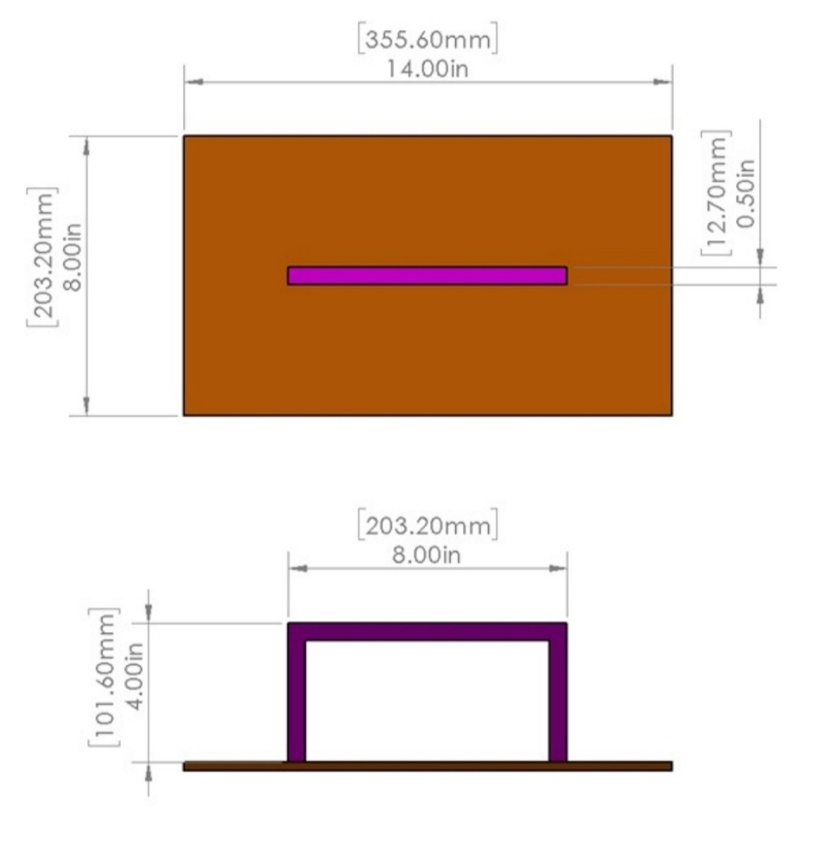
//> input picture sample1.jpg, 826 x 854 px, shrunk from 1056 x 1092 before the run
$ ./main   (built with g++ and OpenCV 4)
//> lines starting //> are read from the running program, lines starting //| are printed output that depends on the picture; after the words box and inside, x2 and y2 are one past the last pixel; in counts of white or black regions, pixels touching at a corner belong together
#include <opencv2/imgcodecs.hpp>
#include <opencv2/highgui.hpp>
#include <opencv2/imgproc.hpp>
#include <iostream>

using namespace cv;
using namespace std;

Mat imgGray, imgBlur, imgCanny, imgDil, imgErode;

void getContours(Mat imgDil, Mat img)
{

   vector<vector<Point>>contours;
   vector<Vec4i>hierarchy;

   findContours(imgDil,contours,hierarchy,RETR_EXTERNAL, CHAIN_APPROX_SIMPLE);


   vector<vector<Point>> conPoly(contours.size());
   vector<Rect> boundRect(contours.size());

   for(int i=0; i<contours.size(); i++)
   {
       int area=contourArea(contours[i]);
       //cout<< area<< endl;


       if(area > 10000)
       {
          float peri = arcLength(contours[i], true);
          approxPolyDP(contours[i],conPoly[i], 0.000007*peri,true);
          drawContours(img,conPoly,i,Scalar(255,0,0),5);
          //cout<< conPoly[i].size()<< endl;

          boundRect[i] = boundingRect(conPoly[i]);

             rectangle(img,boundRect[i].tl(),boundRect[i].br(),Scalar(0, 69, 255),5);

       }


   }
}


int main()
{

    string path ="/home/vidushi/auv_bin/sample1.jpg";
    Mat img = imread (path);
//> img is the input picture: 854 rows x 826 cols, CV_8UC3; mean B, G, R 201.4, 213.7, 232.1


    cvtColor(img,imgGray,COLOR_BGR2GRAY);
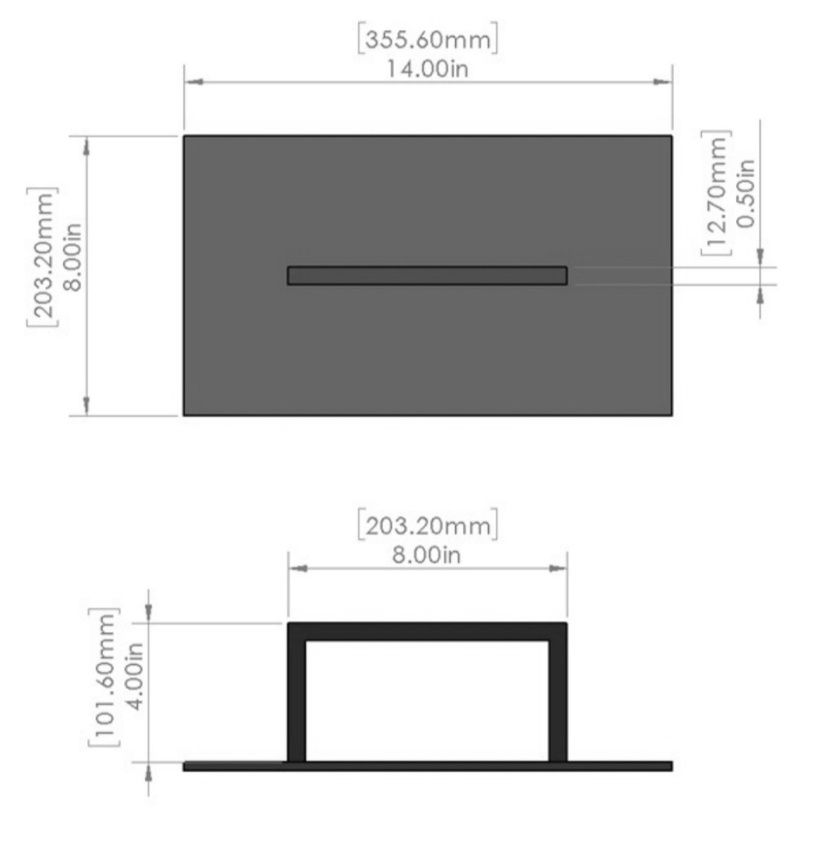
//> imgGray: 854 rows x 826 cols, CV_8UC1; min 4, max 255, mean 217.8
    GaussianBlur(imgGray, imgBlur, Size(3,3), 3,0);
    Canny(imgBlur, imgCanny, 25,75);
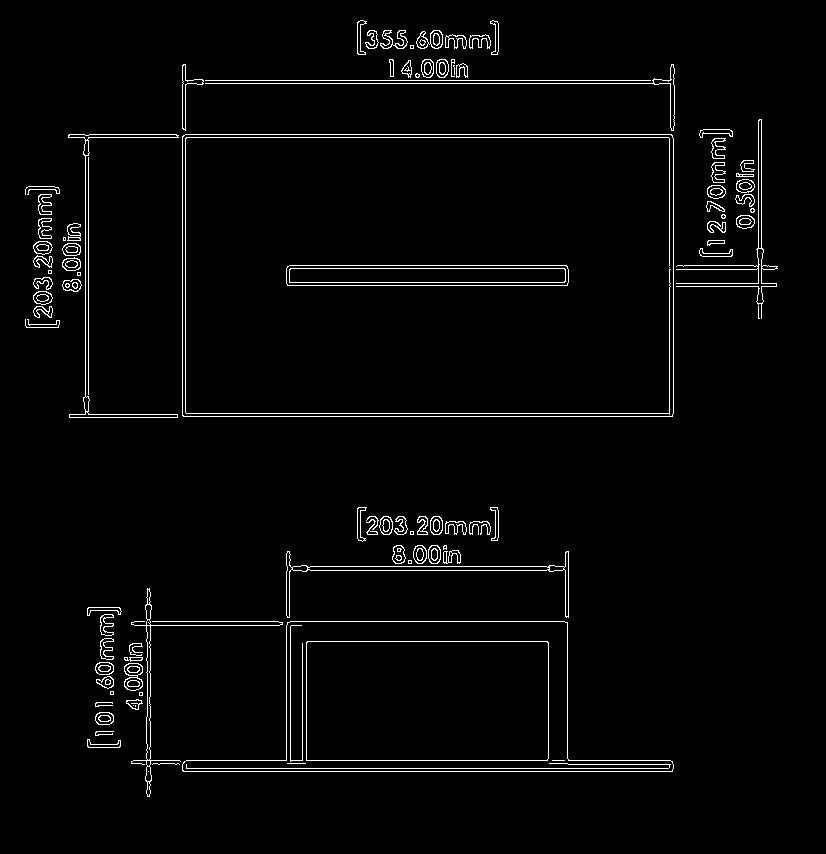
//> imgCanny: 854 rows x 826 cols, CV_8UC1; 2.5% white in thin lines or dots, all inside (x1, y1, x2, y2) = (25, 20, 778, 797)
    Mat kernel= getStructuringElement(MORPH_RECT, Size(5,5));
    dilate(imgCanny,imgDil,kernel);
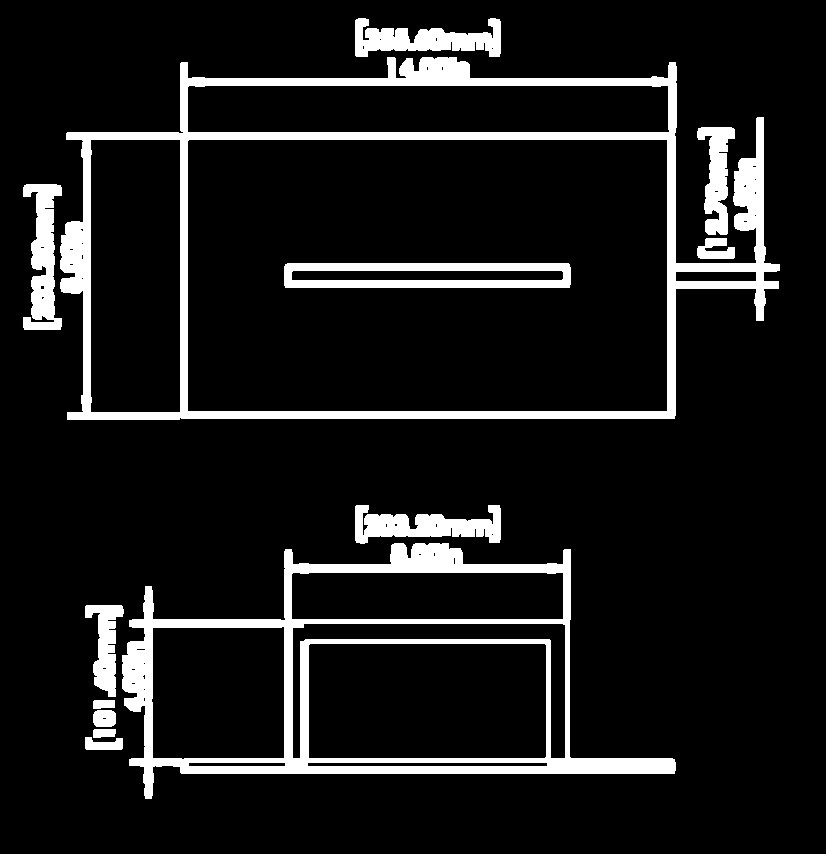
//> imgDil: 854 rows x 826 cols, CV_8UC1; 10.3% white; 13 white regions

    getContours(imgDil,img);
//> in getContours, `findContours(imgDil,contours,hierarchy,RETR_EXTERNAL, CHAIN_APPROX_SIM..`: contours = 12 contours; largest, box (x1, y1, x2, y2) and area: (60, 57, 780, 420) 204699, (122, 543, 676, 799) 86100, (23, 184, 62, 330) 3035, (355, 505, 501, 544) 2994, (355, 18, 501, 57) 2968
//> in getContours, `vector<vector<Point>> conPoly(contours.size());`: conPoly = 12 empty contours
//> the loop in getContours, `for(int i=0; i<contours.size(); i++)` made 12 passes
//> (area, peri) on passes 6, 11: (86099, 1872.1), (204699, 2861)
//> area on passes 1, 2, 3, 4, 5, 7: 317, 158, 329, 154, 1698, 2994
//> after the loop in getContours, `for(int i=0; i<contours.size(); i++)`:
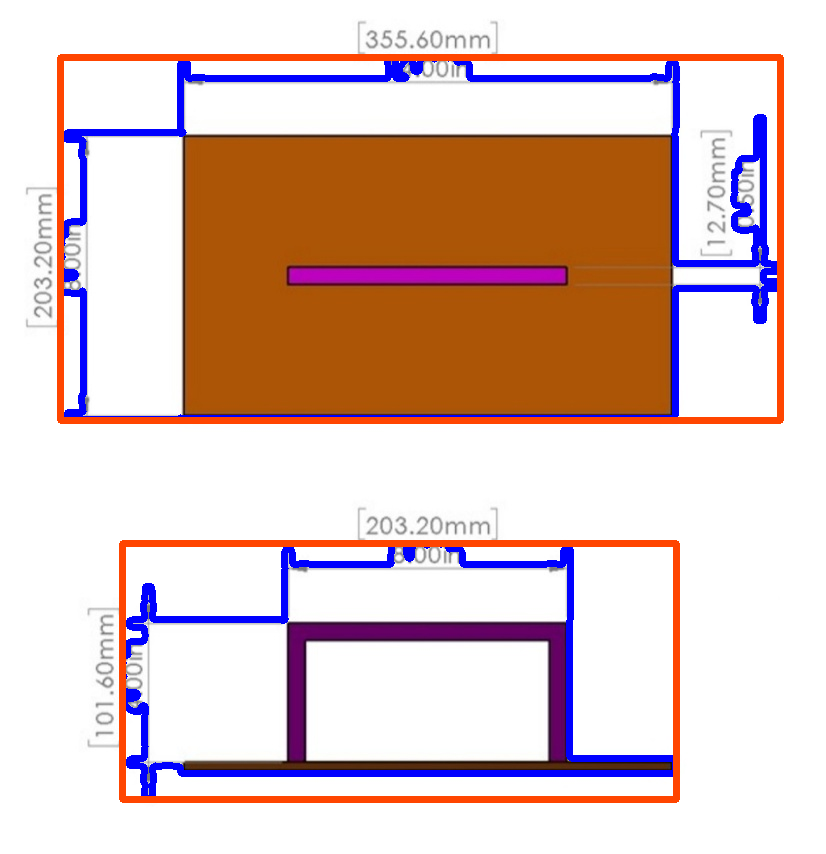
//> img: 854 rows x 826 cols, CV_8UC3; 7.57% of pixels changed, all inside (x1, y1, x2, y2) = (57, 54, 784, 803)

    imshow("Image", img);
    // [4 lines of commented-out code are left out]

    waitKey(0);
}

$ run again, with sample2.jpg copied over sample1.jpg
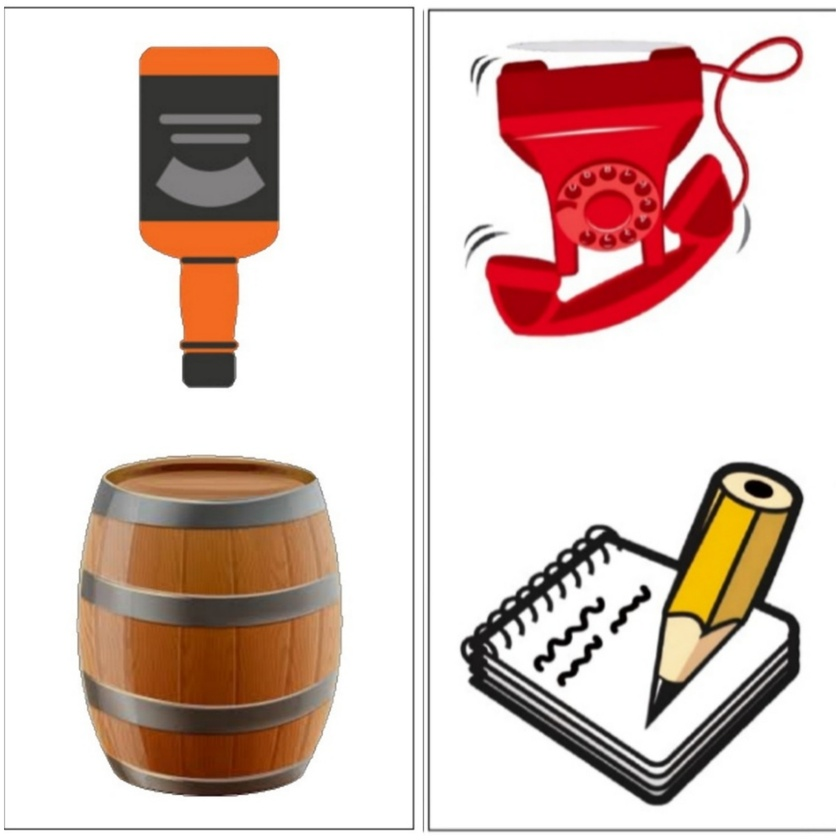
//> input picture sample2.jpg, 840 x 840 px, shrunk from 2048 x 2048 before the run
//> img is the input picture: 840 rows x 840 cols, CV_8UC3; mean B, G, R 192.9, 199, 219.7
//> `Canny(imgBlur, imgCanny, 25,75);`:
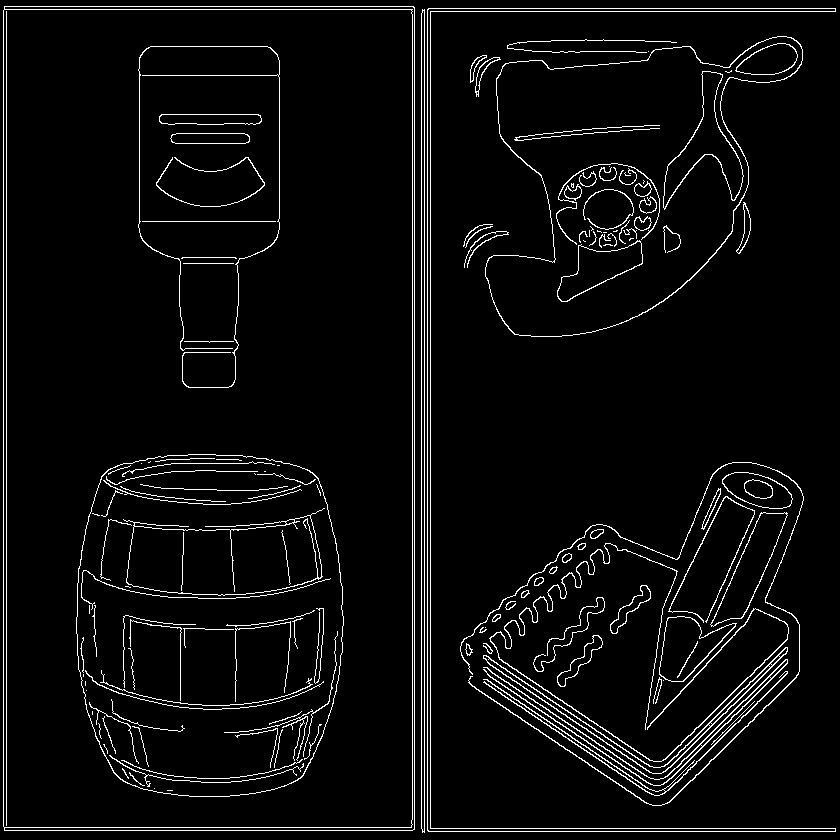
//> imgCanny: 840 rows x 840 cols, CV_8UC1; 4.5% white in thin lines or dots
//> imgDil: 840 rows x 840 cols, CV_8UC1; 20.1% white; 16 white regions
//> contours = 5 contours; box (x1, y1, x2, y2) and area: (1, 4, 417, 833) 343611, (458, 460, 806, 808) 71457, (468, 34, 805, 339) 63204, (419, 6, 838, 835) 16416, (461, 222, 511, 270) 996
//> conPoly = 5 empty contours
//> the loop in getContours, `for(int i=0; i<contours.size(); i++)` made 5 passes
//> (area, peri) on passes 1, 3, 4, 5: (71457, 1223.7), (63204, 1837.2), (16416, 3298.5), (343611, 2483.7)
//> after the loop in getContours, `for(int i=0; i<contours.size(); i++)`:
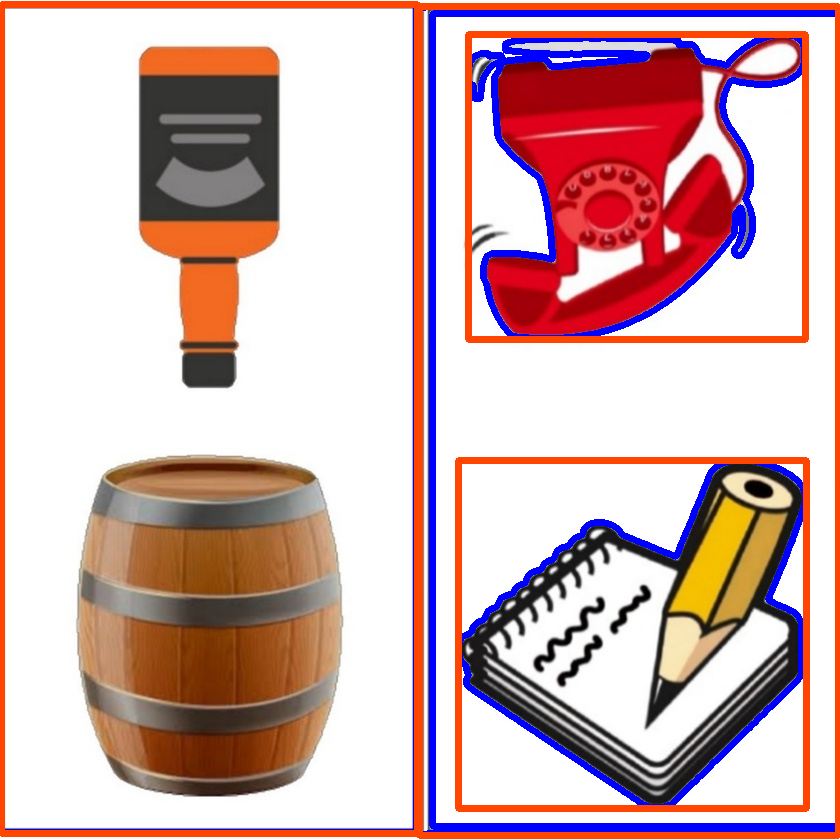
//> img: 840 rows x 840 cols, CV_8UC3; 10.83% of pixels changed, all inside (x1, y1, x2, y2) = (0, 1, 840, 839)
